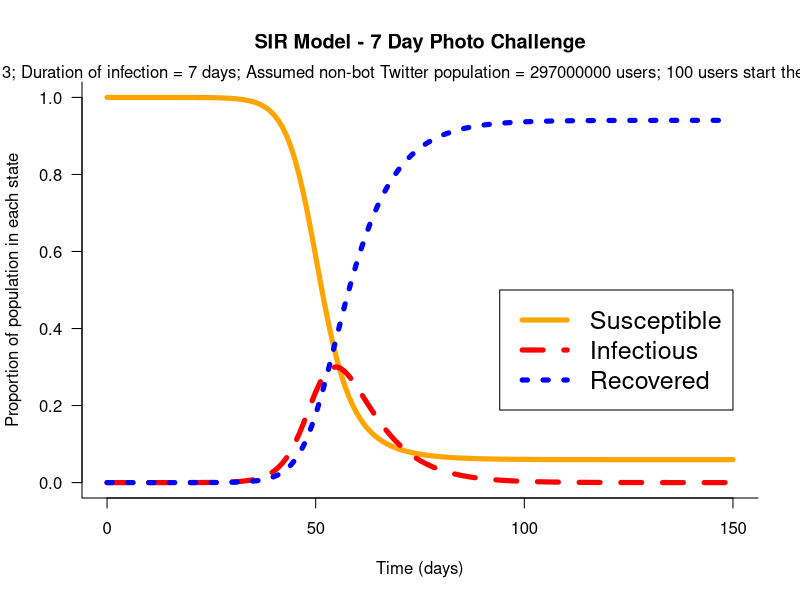
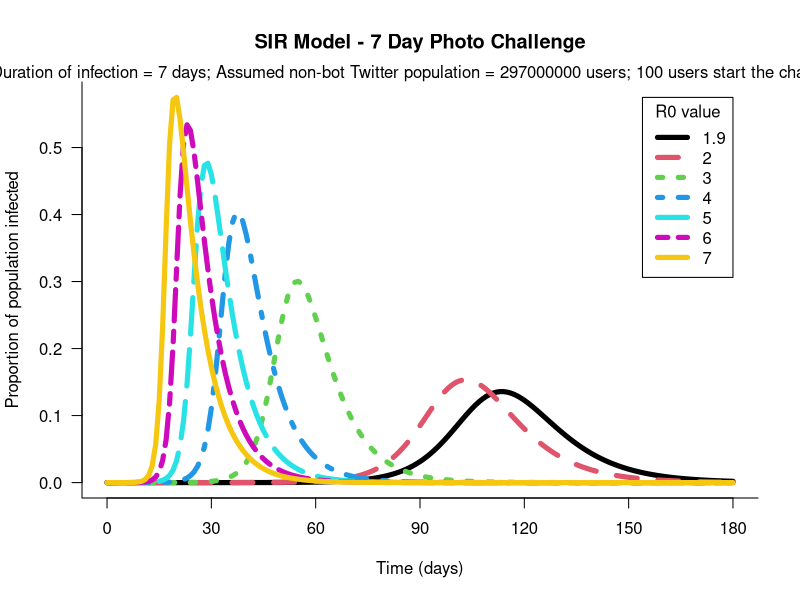

Here is the R script that generated these plots, in order:
# R Code for simple SIR model of "7 day photo challenge" #
# Graham Wheeler (Twitter: @DrGWheeler)
# GitHub: https://github.com/graham-wheeler/
#
# Thanks to Aidan Findlater (Twitter: @AidanFindLater) for his original code, which this file is based on.
# Original code source: https://archives.aidanfindlater.com/blog/2010/04/20/the-basic-sir-model-in-r/

#############################
# Install and load packages #
#############################

install.packages("deSolve")
library(deSolve)

############
# Function #
############

sir <- function(time, state, parameters) {
  with(as.list(c(state, parameters)), {
    dS <- -beta * S * I
    dI <- beta * S * I - gamma * I
    dR <- gamma * I
    
    return(list(c(dS, dI, dR)))
  })
}


#########
# Setup #
#########

n_users <- 330000000 # Est. number of Twitter users
genuine_users <- 0.9*n_users # Est. number that are not bots capable of tweeting and infecting other users
initial_infected <- 100 # Initial number of accounts that will start the challenge
init <- c(S = 1-(initial_infected/genuine_users), I = initial_infected/genuine_users, 0.0)

r0 <- 3 # Assumed Reproduction Ratio (Average number of users that one person will infect)
duration <- 7 # Duration of infection (days)
parameters <- c(beta = r0/duration, gamma = 1/duration)

######################
# Model the epidemic #
######################

times <- seq(0, 150, by = 1)
out <- as.data.frame(ode(y = init, times = times, func = sir, parms = parameters))
out$time <- NULL

####################
# Plot the results #
####################

subtitle_text<-ifelse(initial_infected == 1, paste0("R0 = ",r0,"; Duration of infection = ", duration," days; Assumed non-bot Twitter population = ", format(genuine_users, scientific = FALSE), " users; ", initial_infected," user starts the challenge"),
                      paste0("R0 = ",r0,"; Duration of infection = ", duration," days; Assumed non-bot Twitter population = ", format(genuine_users, scientific = FALSE), " users; ", initial_infected," users start the challenge"))
matplot(times, out, type = "l", xlab = "Time (days)", ylab = "Proportion of population in each state", main = "SIR Model - 7 Day Photo Challenge", lwd = 5, lty = 1:3, bty = "l", col = c("orange", "red", "blue"), las = 1)
mtext(text = subtitle_text, side = 3, line = 0)
legend(max(times), 0.5, xjust = 1, c("Susceptible", "Infectious", "Recovered"), pch = NULL, lty = 1:3, lwd = 5, col = c("orange", "red", "blue"), cex = 1.5)


#############################################
# Looking at several different values of R0 #
#############################################

r0_vec <- c(1.9, 2, 3, 4, 5, 6, 7)
duration <- 7
parameters <- matrix(c(beta = r0_vec/duration, gamma = rep(1/duration, length(r0_vec))), ncol = 2, byrow = F)
colnames(parameters)<-c("beta", "gamma")
times <- seq(0, 180, by = 1)
out_list<-lapply(1:length(r0_vec), function(z) {tmp<-as.data.frame(ode(y = init, times = times, func = sir, parms = parameters[z,]))
  tmp$time <- NULL
  tmp})
y_max<-max(sapply(1:length(r0_vec), function(z) max(out_list[[z]]$I)))

#####################################
# Plotting Proportion infected only #
#####################################

subtitle_text<-ifelse(initial_infected == 1, paste0("Duration of infection = ", duration," days; Assumed non-bot Twitter population = ", format(genuine_users, scientific = FALSE), " users; ", initial_infected," user starts the challenge"),
                      paste0("Duration of infection = ", duration," days; Assumed non-bot Twitter population = ", format(genuine_users, scientific = FALSE), " users; ", initial_infected," users start the challenge"))
matplot(times, out_list[[1]]$I, type = "l", xlab = "Time (days)", ylab = "Proportion of population infected", main = "SIR Model - 7 Day Photo Challenge", lwd = 5, lty = 1, bty = "l", col = 1, las = 1, ylim = c(0,y_max), xaxt="n")
for(i in 2:length(r0_vec)){
  lines(times, out_list[[i]]$I, type = "l", lwd = 5, lty = i, col = i)
}
axis(side = 1, at = seq(0, max(times), by = 30), label = as.character(seq(0, max(times), by = 30)))
mtext(text = subtitle_text, side = 3, line = 0)
legend(max(times), y_max, xjust = 1, as.character(r0_vec), title = "R0 value", lwd = 5, col = 1:length(r0_vec), lty = 1:length(r0_vec))

#######
# END #
#######
